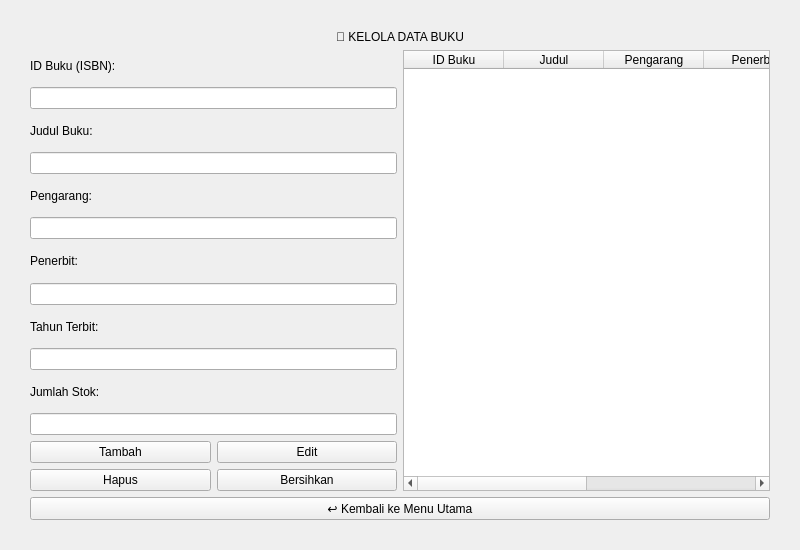
<?xml version="1.0" encoding="UTF-8"?>
<ui version="4.0">
 <class>KelolaBukuWindow</class>
 <widget class="QMainWindow" name="KelolaBukuWindow">
  <property name="geometry">
   <rect>
    <x>0</x>
    <y>0</y>
    <width>800</width>
    <height>550</height>
   </rect>
  </property>
  <property name="windowTitle">
   <string>Qt Perpustakaan - Kelola Data Buku</string>
  </property>
  <widget class="QWidget" name="centralwidget">
   <layout class="QVBoxLayout" name="verticalLayoutMain">
    <property name="leftMargin"><number>30</number></property>
    <property name="topMargin"><number>30</number></property>
    <property name="rightMargin"><number>30</number></property>
    <property name="bottomMargin"><number>30</number></property>
    <item>
     <widget class="QLabel" name="lblTitle">
      <property name="text">
       <string>📖 KELOLA DATA BUKU</string>
      </property>
      <property name="alignment">
       <set>Qt::AlignCenter</set>
      </property>
     </widget>
    </item>
    <item>
     <layout class="QHBoxLayout" name="horizontalLayout">
      <item>
       <layout class="QVBoxLayout" name="verticalLayoutInput">
        <item>
         <widget class="QLabel" name="lblIdBuku"><property name="text"><string>ID Buku (ISBN):</string></property></widget>
        </item>
        <item>
         <widget class="QLineEdit" name="txtIdBuku"/>
        </item>
        <item>
         <widget class="QLabel" name="lblJudul"><property name="text"><string>Judul Buku:</string></property></widget>
        </item>
        <item>
         <widget class="QLineEdit" name="txtJudul"/>
        </item>
        <item>
         <widget class="QLabel" name="lblPengarang"><property name="text"><string>Pengarang:</string></property></widget>
        </item>
        <item>
         <widget class="QLineEdit" name="txtPengarang"/>
        </item>
        <item>
         <widget class="QLabel" name="lblPenerbit"><property name="text"><string>Penerbit:</string></property></widget>
        </item>
        <item>
         <widget class="QLineEdit" name="txtPenerbit"/>
        </item>
        <item>
         <widget class="QLabel" name="lblTahun"><property name="text"><string>Tahun Terbit:</string></property></widget>
        </item>
        <item>
         <widget class="QLineEdit" name="txtTahun"/>
        </item>
        <item>
         <widget class="QLabel" name="lblStok"><property name="text"><string>Jumlah Stok:</string></property></widget>
        </item>
        <item>
         <widget class="QLineEdit" name="txtStok"/>
        </item>
        <item>
         <layout class="QGridLayout" name="gridLayoutButtons">
          <item row="0" column="0">
           <widget class="QPushButton" name="btnTambah"><property name="text"><string>Tambah</string></property></widget>
          </item>
          <item row="0" column="1">
           <widget class="QPushButton" name="btnEdit"><property name="text"><string>Edit</string></property></widget>
          </item>
          <item row="1" column="0">
           <widget class="QPushButton" name="btnHapus"><property name="text"><string>Hapus</string></property></widget>
          </item>
          <item row="1" column="1">
           <widget class="QPushButton" name="btnBersihkan"><property name="text"><string>Bersihkan</string></property></widget>
          </item>
         </layout>
        </item>
       </layout>
      </item>
      <item>
       <widget class="QTableWidget" name="tableBuku">
        <column>
         <property name="text"><string>ID Buku</string></property>
        </column>
        <column>
         <property name="text"><string>Judul</string></property>
        </column>
        <column>
         <property name="text"><string>Pengarang</string></property>
        </column>
        <column>
         <property name="text"><string>Penerbit</string></property>
        </column>
        <column>
         <property name="text"><string>Tahun</string></property>
        </column>
        <column>
         <property name="text"><string>Stok</string></property>
        </column>
       </widget>
      </item>
     </layout>
    </item>
    <item>
     <widget class="QPushButton" name="btnKembali">
      <property name="text">
       <string>↩ Kembali ke Menu Utama</string>
      </property>
     </widget>
    </item>
   </layout>
  </widget>
 </widget>
 <resources/>
 <connections/>
</ui>
